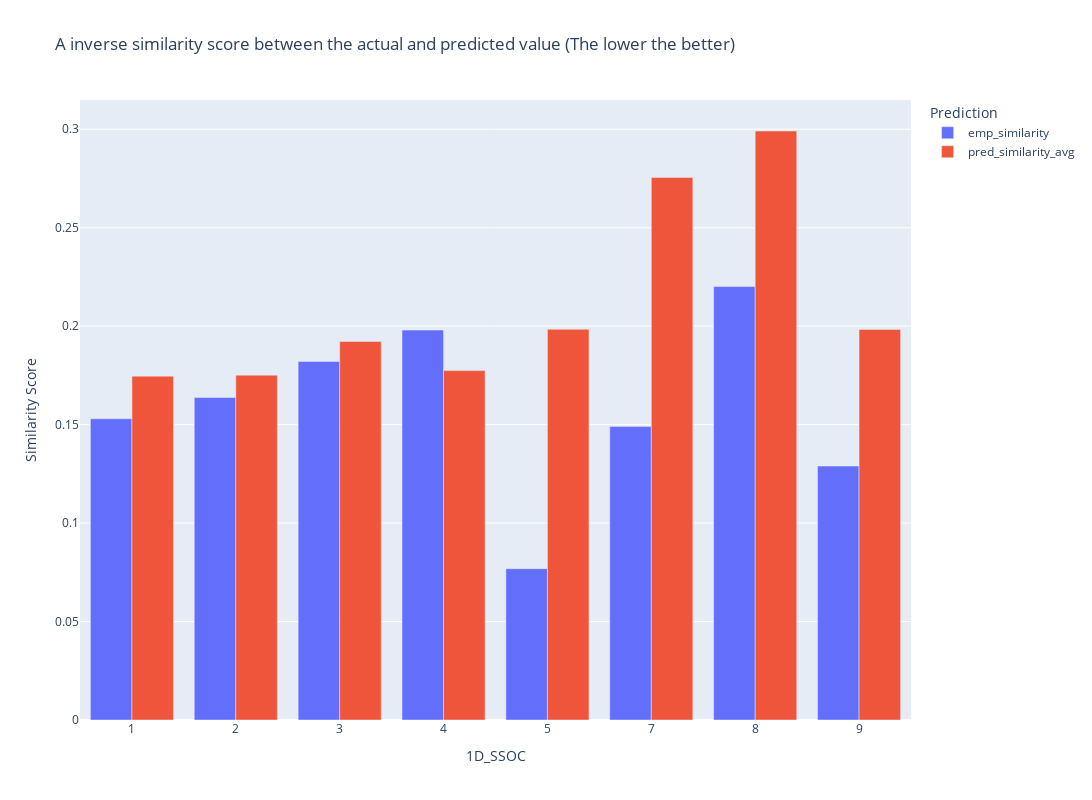

Notebook code cell kept with this figure:
### Markdown cell above
We can see from the plot below that the average inverse similarity score across the top 10 predictions is much higher than the employers selection. This means that (on average) some of the top 10 predictions are quite different from the actual SSOC. This could mean 2 things:
1. The assumption that the similarity matrix gives a good indication on how similar two jobs are may be incorrect.
2. Detailed descriptions are not a good indication of similar the jobs are.
3. Returning top 10 results causes too much variability across the different predictions.

### Code cell
fig = px.bar(distance_df_plot, x="1D_SSOC", color="Prediction",
             y='Similarity Score',
             title="A inverse similarity score between the actual and predicted value (The lower the better)",
             barmode='group'
            )

fig.update_layout(
    autosize=False,
    width=1600,
    height=800)

fig.show()

### Figure 1 — Plotly figure (JSON) as saved in the notebook; plotly's stock layout.template omitted (floating-point values rounded to 4 significant figures)
{"data": [{"alignmentgroup": "True", "hovertemplate": "Prediction=emp_similarity<br>1D_SSOC=%{x}<br>Similarity Score=%{y}<extra></extra>", "legendgroup": "emp_similarity", "marker": {"color": "#636efa", "pattern": {"shape": ""}}, "name": "emp_similarity", "offsetgroup": "emp_similarity", "orientation": "v", "showlegend": true, "textposition": "auto", "type": "bar", "x": ["1", "2", "3", "4", "5", "7", "8", "9"], "xaxis": "x", "y": [0.153, 0.1638, 0.1821, 0.198, 0.07686, 0.149, 0.2201, 0.129], "yaxis": "y"}, {"alignmentgroup": "True", "hovertemplate": "Prediction=pred_similarity_avg<br>1D_SSOC=%{x}<br>Similarity Score=%{y}<extra></extra>", "legendgroup": "pred_similarity_avg", "marker": {"color": "#EF553B", "pattern": {"shape": ""}}, "name": "pred_similarity_avg", "offsetgroup": "pred_similarity_avg", "orientation": "v", "showlegend": true, "textposition": "auto", "type": "bar", "x": ["1", "2", "3", "4", "5", "7", "8", "9"], "xaxis": "x", "y": [0.1746, 0.1751, 0.1922, 0.1774, 0.1984, 0.2755, 0.2991, 0.1984], "yaxis": "y"}], "layout": {"autosize": false, "barmode": "group", "height": 800, "legend": {"title": {"text": "Prediction"}, "tracegroupgap": 0}, "title": {"text": "A inverse similarity score between the actual and predicted value (The lower the better)"}, "width": 1600, "xaxis": {"anchor": "y", "autorange": true, "domain": [0, 1], "range": [-0.5, 7.5], "title": {"text": "1D_SSOC"}, "type": "category"}, "yaxis": {"anchor": "x", "autorange": true, "domain": [0, 1], "range": [0, 0.3148], "title": {"text": "Similarity Score"}, "type": "linear"}}}
